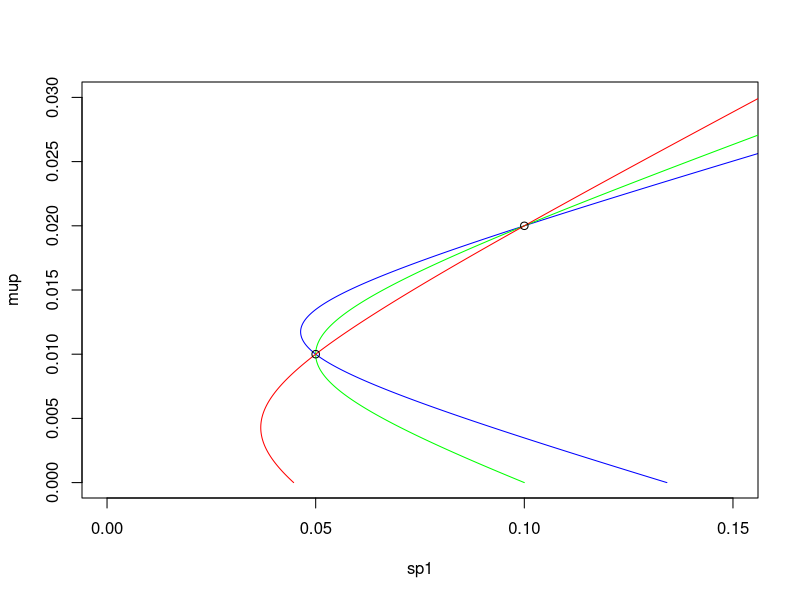

Generate this figure with R:
## ---- chunk 1
mu1 = 0.02; s1 = 0.10;
mu2 = 0.01; s2 = 0.05; rho1 = 0.1; rho2 = 0.5; rho3 = 0.9
omega1 = seq(-1,2,by=0.001); omega2 = 1-omega1
mup = omega1*mu1 + omega2*mu2
s2p1 = omega1^2*s1^2 + 2*omega1*omega2*rho1*s1*s2 + omega2^2*s2^2
sp1 = sqrt(s2p1)
s2p2 = omega1^2*s1^2 + 2*omega1*omega2*rho2*s1*s2 + omega2^2*s2^2
sp2 = sqrt(s2p2)
s2p3 = omega1^2*s1^2 + 2*omega1*omega2*rho3*s1*s2 + omega2^2*s2^2
sp3 = sqrt(s2p3)
## ---- chunk 2
plot(sp1, mup, type='l', xlim=c(0,0.15), col='blue')
lines(sp2, mup, type='l', xlim=c(0,0.15), col='green')
lines(sp3, mup, type='l', xlim=c(0,0.15), col='red')
points(c(s1,s2), c(mu1,mu2))
